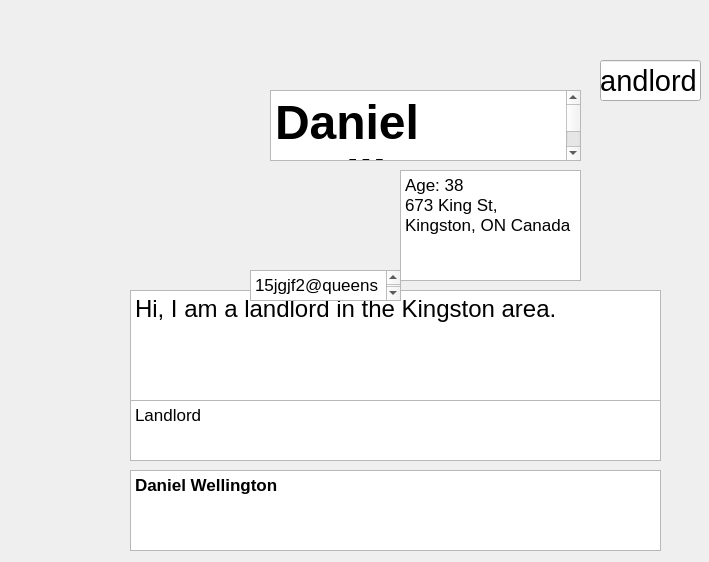
<?xml version="1.0" encoding="UTF-8"?>
<ui version="4.0">
 <class>Profile</class>
 <widget class="QWidget" name="Profile">
  <property name="geometry">
   <rect>
    <x>0</x>
    <y>0</y>
    <width>709</width>
    <height>562</height>
   </rect>
  </property>
  <property name="windowTitle">
   <string>Form</string>
  </property>
  <widget class="QLineEdit" name="landlord">
   <property name="geometry">
    <rect>
     <x>600</x>
     <y>60</y>
     <width>101</width>
     <height>41</height>
    </rect>
   </property>
   <property name="font">
    <font>
     <pointsize>22</pointsize>
    </font>
   </property>
   <property name="text">
    <string>Landlord</string>
   </property>
  </widget>
  <widget class="QTextEdit" name="contact">
   <property name="geometry">
    <rect>
     <x>130</x>
     <y>470</y>
     <width>531</width>
     <height>81</height>
    </rect>
   </property>
   <property name="html">
    <string>&lt;!DOCTYPE HTML PUBLIC &quot;-//W3C//DTD HTML 4.0//EN&quot; &quot;http://www.w3.org/TR/REC-html40/strict.dtd&quot;&gt;
&lt;html&gt;&lt;head&gt;&lt;meta name=&quot;qrichtext&quot; content=&quot;1&quot; /&gt;&lt;style type=&quot;text/css&quot;&gt;
p, li { white-space: pre-wrap; }
&lt;/style&gt;&lt;/head&gt;&lt;body style=&quot; font-family:'.SF NS Text'; font-size:13pt; font-weight:400; font-style:normal;&quot;&gt;
&lt;p style=&quot; margin-top:0px; margin-bottom:0px; margin-left:0px; margin-right:0px; -qt-block-indent:0; text-indent:0px;&quot;&gt;&lt;span style=&quot; font-weight:600;&quot;&gt;Daniel Wellington&lt;/span&gt;&lt;/p&gt;&lt;/body&gt;&lt;/html&gt;</string>
   </property>
  </widget>
  <widget class="QTextEdit" name="properties">
   <property name="geometry">
    <rect>
     <x>130</x>
     <y>400</y>
     <width>531</width>
     <height>61</height>
    </rect>
   </property>
   <property name="html">
    <string>&lt;!DOCTYPE HTML PUBLIC &quot;-//W3C//DTD HTML 4.0//EN&quot; &quot;http://www.w3.org/TR/REC-html40/strict.dtd&quot;&gt;
&lt;html&gt;&lt;head&gt;&lt;meta name=&quot;qrichtext&quot; content=&quot;1&quot; /&gt;&lt;style type=&quot;text/css&quot;&gt;
p, li { white-space: pre-wrap; }
&lt;/style&gt;&lt;/head&gt;&lt;body style=&quot; font-family:'.SF NS Text'; font-size:13pt; font-weight:400; font-style:normal;&quot;&gt;
&lt;p style=&quot; margin-top:0px; margin-bottom:0px; margin-left:0px; margin-right:0px; -qt-block-indent:0; text-indent:0px;&quot;&gt;Landlord&lt;/p&gt;&lt;/body&gt;&lt;/html&gt;</string>
   </property>
  </widget>
  <widget class="QTextEdit" name="name">
   <property name="geometry">
    <rect>
     <x>270</x>
     <y>90</y>
     <width>311</width>
     <height>71</height>
    </rect>
   </property>
   <property name="html">
    <string>&lt;!DOCTYPE HTML PUBLIC &quot;-//W3C//DTD HTML 4.0//EN&quot; &quot;http://www.w3.org/TR/REC-html40/strict.dtd&quot;&gt;
&lt;html&gt;&lt;head&gt;&lt;meta name=&quot;qrichtext&quot; content=&quot;1&quot; /&gt;&lt;style type=&quot;text/css&quot;&gt;
p, li { white-space: pre-wrap; }
&lt;/style&gt;&lt;/head&gt;&lt;body style=&quot; font-family:'.SF NS Text'; font-size:13pt; font-weight:400; font-style:normal;&quot;&gt;
&lt;p style=&quot; margin-top:0px; margin-bottom:0px; margin-left:0px; margin-right:0px; -qt-block-indent:0; text-indent:0px;&quot;&gt;&lt;span style=&quot; font-size:36pt; font-weight:600;&quot;&gt;Daniel Wellington&lt;/span&gt;&lt;/p&gt;&lt;/body&gt;&lt;/html&gt;</string>
   </property>
  </widget>
  <widget class="QTextEdit" name="description">
   <property name="geometry">
    <rect>
     <x>130</x>
     <y>290</y>
     <width>531</width>
     <height>111</height>
    </rect>
   </property>
   <property name="html">
    <string>&lt;!DOCTYPE HTML PUBLIC &quot;-//W3C//DTD HTML 4.0//EN&quot; &quot;http://www.w3.org/TR/REC-html40/strict.dtd&quot;&gt;
&lt;html&gt;&lt;head&gt;&lt;meta name=&quot;qrichtext&quot; content=&quot;1&quot; /&gt;&lt;style type=&quot;text/css&quot;&gt;
p, li { white-space: pre-wrap; }
&lt;/style&gt;&lt;/head&gt;&lt;body style=&quot; font-family:'.SF NS Text'; font-size:13pt; font-weight:400; font-style:normal;&quot;&gt;
&lt;p style=&quot; margin-top:0px; margin-bottom:0px; margin-left:0px; margin-right:0px; -qt-block-indent:0; text-indent:0px;&quot;&gt;&lt;span style=&quot; font-size:18pt;&quot;&gt;Hi, I am a landlord in the Kingston area.&lt;/span&gt;&lt;/p&gt;&lt;/body&gt;&lt;/html&gt;</string>
   </property>
  </widget>
  <widget class="QTextEdit" name="txtEmail">
   <property name="geometry">
    <rect>
     <x>250</x>
     <y>270</y>
     <width>151</width>
     <height>31</height>
    </rect>
   </property>
   <property name="html">
    <string>&lt;!DOCTYPE HTML PUBLIC &quot;-//W3C//DTD HTML 4.0//EN&quot; &quot;http://www.w3.org/TR/REC-html40/strict.dtd&quot;&gt;
&lt;html&gt;&lt;head&gt;&lt;meta name=&quot;qrichtext&quot; content=&quot;1&quot; /&gt;&lt;style type=&quot;text/css&quot;&gt;
p, li { white-space: pre-wrap; }
&lt;/style&gt;&lt;/head&gt;&lt;body style=&quot; font-family:'.SF NS Text'; font-size:13pt; font-weight:400; font-style:normal;&quot;&gt;
&lt;p style=&quot; margin-top:0px; margin-bottom:0px; margin-left:0px; margin-right:0px; -qt-block-indent:0; text-indent:0px;&quot;&gt;15jgjf2@queensu.ca&lt;/p&gt;
&lt;p style=&quot;-qt-paragraph-type:empty; margin-top:0px; margin-bottom:0px; margin-left:0px; margin-right:0px; -qt-block-indent:0; text-indent:0px;&quot;&gt;&lt;br /&gt;&lt;/p&gt;&lt;/body&gt;&lt;/html&gt;</string>
   </property>
  </widget>
  <widget class="QTextEdit" name="age">
   <property name="geometry">
    <rect>
     <x>400</x>
     <y>170</y>
     <width>181</width>
     <height>111</height>
    </rect>
   </property>
   <property name="html">
    <string>&lt;!DOCTYPE HTML PUBLIC &quot;-//W3C//DTD HTML 4.0//EN&quot; &quot;http://www.w3.org/TR/REC-html40/strict.dtd&quot;&gt;
&lt;html&gt;&lt;head&gt;&lt;meta name=&quot;qrichtext&quot; content=&quot;1&quot; /&gt;&lt;style type=&quot;text/css&quot;&gt;
p, li { white-space: pre-wrap; }
&lt;/style&gt;&lt;/head&gt;&lt;body style=&quot; font-family:'.SF NS Text'; font-size:13pt; font-weight:400; font-style:normal;&quot;&gt;
&lt;p style=&quot; margin-top:0px; margin-bottom:0px; margin-left:0px; margin-right:0px; -qt-block-indent:0; text-indent:0px;&quot;&gt;Age: 38&lt;/p&gt;
&lt;p style=&quot; margin-top:0px; margin-bottom:0px; margin-left:0px; margin-right:0px; -qt-block-indent:0; text-indent:0px;&quot;&gt;673 King St,&lt;/p&gt;
&lt;p style=&quot; margin-top:0px; margin-bottom:0px; margin-left:0px; margin-right:0px; -qt-block-indent:0; text-indent:0px;&quot;&gt;Kingston, ON Canada&lt;/p&gt;&lt;/body&gt;&lt;/html&gt;</string>
   </property>
  </widget>
 </widget>
 <resources/>
 <connections/>
</ui>
